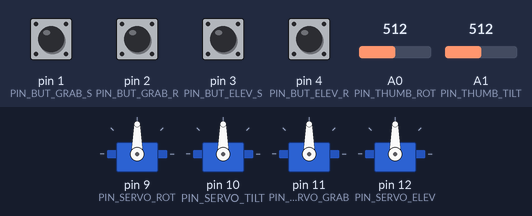
A sketch run on a simulated Arduino Uno, built with avr-gcc and run on an emulated ATmega328P. Shown: 4 × servo. The test bench sets the inputs (shaded band); at power-on: pin 1 (PIN_BUT_GRAB_S), pin 2 (PIN_BUT_GRAB_R), pin 3 (PIN_BUT_ELEV_S), pin 4 (PIN_BUT_ELEV_R) HIGH, A0 (PIN_THUMB_ROT) = 512, A1 (PIN_THUMB_TILT) = 512.

Above: at 1.2 s.
1.3 s: pin 3 (PIN_BUT_ELEV_S) pulled LOW for 1 s
At 3.0 s:
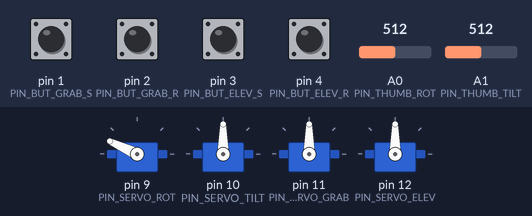
4.0 s: pin 3 (PIN_BUT_ELEV_S) pulled LOW for 0.15 s
At 4.19 s:
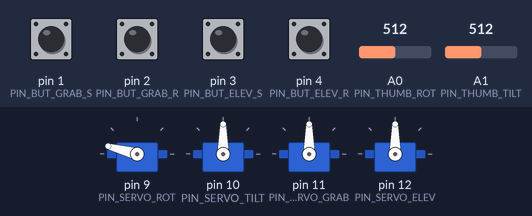
5.8 s: pin 3 (PIN_BUT_ELEV_S) pulled LOW for 1 s
At 7.0 s:
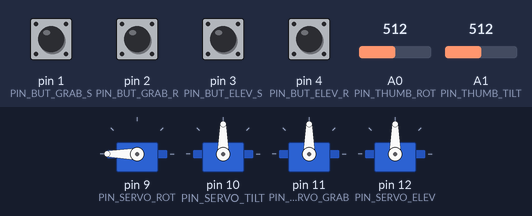
8.3 s: pin 4 (PIN_BUT_ELEV_R) pulled LOW for 0.15 s
At 8.47 s:
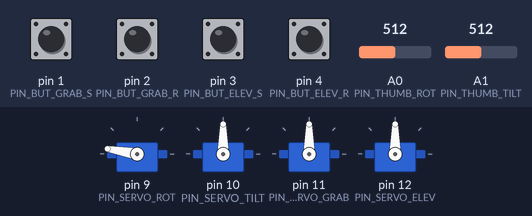
10.1 s: pin 4 (PIN_BUT_ELEV_R) pulled LOW for 1 s
At 12.5 s:
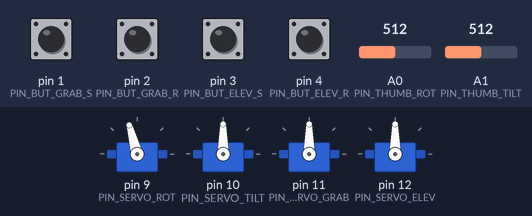
12.8 s: pin 4 (PIN_BUT_ELEV_R) pulled LOW for 1 s
At 14.8 s:
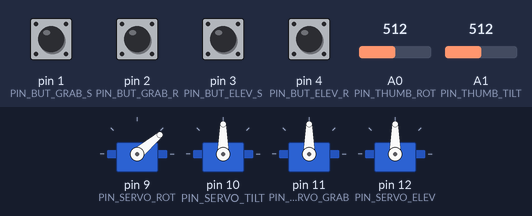
Timing chart, 0 to 16.3 s (numbered marks = the images above; inputs shaded):
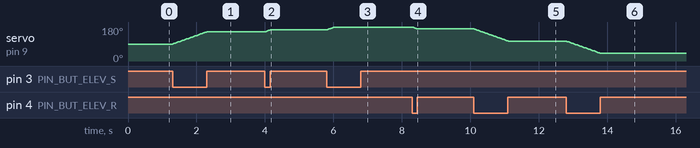

Measured:
- after the input at 1.3 s, servo on pin 9 (PIN_SERVO_ROT): moves from 90° to 155° over 0.99 s, starting at once
- after the input at 4.0 s, servo on pin 9 (PIN_SERVO_ROT): 155° → 165° at once
- after the input at 5.8 s, servo on pin 9 (PIN_SERVO_ROT): 165° → 180° at once
- after the input at 8.3 s, servo on pin 9 (PIN_SERVO_ROT): 180° → 170° at once
- after the input at 10.1 s, servo on pin 9 (PIN_SERVO_ROT): moves from 170° to 105° over 0.99 s, starting at once
- after the input at 12.8 s, servo on pin 9 (PIN_SERVO_ROT): moves from 105° to 40° over 0.99 s, starting at once

The sketch:

arduino_proj.ino
```cpp
/*
 Controlling a servo position using a potentiometer (variable resistor)
 by Michal Rinott <http://people.interaction-ivrea.it/m.rinott>

 modified on 8 Nov 2013
 by Scott Fitzgerald
 http://www.arduino.cc/en/Tutorial/Knob
*/

#include <Servo.h>

#define PIN_SERVO_ROT   9
#define PIN_SERVO_TILT  10
#define PIN_SERVO_GRAB  11
#define PIN_SERVO_ELEV  12

#define PIN_THUMB_ROT   A0
#define PIN_THUMB_TILT  A1
#define PIN_BUT_GRAB_S  1
#define PIN_BUT_GRAB_R  2
#define PIN_BUT_ELEV_S  3
#define PIN_BUT_ELEV_R  4

Servo myservo_rot;   // create servo object to control a servo
Servo myservo_tilt;  // create servo object to control a servo
Servo myservo_grab;  // create servo object to control a servo
Servo myservo_elev;  // create servo object to control a servo

int angle_servo_rot = 90;
int angle_servo_tilt = 90;
int angle_servo_grab = 90;
int angle_servo_elev = 90;

int an_thumb_rot = 0;
int an_thumb_tilt = 0;

void setup() {
  myservo_rot.attach(PIN_SERVO_ROT);  // attaches the servo on pin 9 to the servo object
  myservo_tilt.attach(PIN_SERVO_TILT);
  myservo_grab.attach(PIN_SERVO_GRAB);
  myservo_elev.attach(PIN_SERVO_ELEV);

  pinMode(PIN_BUT_GRAB_S, INPUT_PULLUP);
  pinMode(PIN_BUT_GRAB_R, INPUT_PULLUP);
  pinMode(PIN_BUT_ELEV_S, INPUT_PULLUP);
  pinMode(PIN_BUT_ELEV_R, INPUT_PULLUP);
}

void loop() {

  // Process rotation servo
  an_thumb_rot  = analogRead( PIN_THUMB_ROT );

  if( an_thumb_rot > 850 ){
    increment_servo_angle( &angle_servo_rot, 2 );
  }
  else if( an_thumb_rot > 680 ){
    increment_servo_angle( &angle_servo_rot, 1 );
    angle_servo_rot += 1;
  }
  else if( an_thumb_rot < 170 ){
    increment_servo_angle( &angle_servo_rot, -2 );
  }
  else if( an_thumb_rot < 340 ){
    increment_servo_angle( &angle_servo_rot, -1 );
  }
  myservo_rot.write( angle_servo_rot );

  // Process Tilt Servo
  an_thumb_tilt = analogRead( PIN_THUMB_TILT );

  if( an_thumb_tilt > 850 ){
    increment_servo_angle( &angle_servo_tilt, 2 );
  }
  else if( an_thumb_tilt > 680 ){
    increment_servo_angle( &angle_servo_tilt, 1 );
    angle_servo_rot += 1;
  }
  else if( an_thumb_tilt < 170 ){
    increment_servo_angle( &angle_servo_tilt, -2 );
  }
  else if( an_thumb_tilt < 340 ){
    increment_servo_angle( &angle_servo_tilt, -1 );
  }
  myservo_rot.write( angle_servo_tilt );

  // Process Grab servo
  if( !digitalRead( PIN_BUT_GRAB_S ) )
  {
    increment_servo_angle( &angle_servo_grab, 1 );
  }
  else if( !digitalRead( PIN_BUT_GRAB_R ) )
  {
    increment_servo_angle( &angle_servo_grab, -1 );
  }
  myservo_rot.write( angle_servo_grab );

  // Process elev servo
  if( !digitalRead( PIN_BUT_ELEV_S ) )
  {
    increment_servo_angle( &angle_servo_elev, 1 );
  }
  else if( !digitalRead( PIN_BUT_ELEV_R ) )
  {
    increment_servo_angle( &angle_servo_elev, -1 );
  }
  myservo_rot.write( angle_servo_elev );

  delay(15);

}

void increment_servo_angle( int *angle_var, int increment )
{
   *angle_var += increment;

   if( *angle_var < 0 ){
      *angle_var = 0;
   }
   else if( *angle_var > 180 ){
    *angle_var = 180;
   }
}
```
